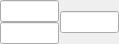
<?xml version="1.0" encoding="UTF-8"?>
<ui version="4.0">
 <class>PowerUnit</class>
 <widget class="QWidget" name="PowerUnit">
  <property name="geometry">
   <rect>
    <x>0</x>
    <y>0</y>
    <width>119</width>
    <height>38</height>
   </rect>
  </property>
  <property name="windowTitle">
   <string>Form</string>
  </property>
  <layout class="QGridLayout" name="gridLayout">
   <property name="leftMargin">
    <number>0</number>
   </property>
   <property name="topMargin">
    <number>0</number>
   </property>
   <property name="rightMargin">
    <number>0</number>
   </property>
   <property name="bottomMargin">
    <number>0</number>
   </property>
   <property name="horizontalSpacing">
    <number>1</number>
   </property>
   <property name="verticalSpacing">
    <number>0</number>
   </property>
   <item row="0" column="1">
    <widget class="QLineEdit" name="m_weight">
     <property name="sizePolicy">
      <sizepolicy hsizetype="Preferred" vsizetype="Preferred">
       <horstretch>0</horstretch>
       <verstretch>0</verstretch>
      </sizepolicy>
     </property>
    </widget>
   </item>
   <item row="2" column="1">
    <widget class="QLineEdit" name="m_count">
     <property name="sizePolicy">
      <sizepolicy hsizetype="Preferred" vsizetype="Preferred">
       <horstretch>0</horstretch>
       <verstretch>0</verstretch>
      </sizepolicy>
     </property>
    </widget>
   </item>
   <item row="0" column="2" rowspan="3">
    <widget class="QLineEdit" name="m_sets">
     <property name="sizePolicy">
      <sizepolicy hsizetype="Preferred" vsizetype="Fixed">
       <horstretch>0</horstretch>
       <verstretch>0</verstretch>
      </sizepolicy>
     </property>
    </widget>
   </item>
  </layout>
 </widget>
 <resources/>
 <connections/>
</ui>
